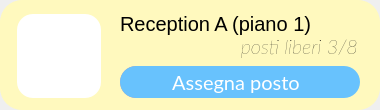
<?xml version="1.0" encoding="UTF-8"?>
<ui version="4.0">
 <class>Form</class>
 <widget class="QWidget" name="Form">
  <property name="geometry">
   <rect>
    <x>0</x>
    <y>0</y>
    <width>380</width>
    <height>110</height>
   </rect>
  </property>
  <property name="minimumSize">
   <size>
    <width>380</width>
    <height>110</height>
   </size>
  </property>
  <property name="maximumSize">
   <size>
    <width>380</width>
    <height>110</height>
   </size>
  </property>
  <property name="windowTitle">
   <string>Form</string>
  </property>
  <widget class="QWidget" name="gestisciPostoWidget" native="true">
   <property name="geometry">
    <rect>
     <x>0</x>
     <y>0</y>
     <width>380</width>
     <height>110</height>
    </rect>
   </property>
   <property name="minimumSize">
    <size>
     <width>380</width>
     <height>110</height>
    </size>
   </property>
   <property name="maximumSize">
    <size>
     <width>380</width>
     <height>110</height>
    </size>
   </property>
   <property name="styleSheet">
    <string notr="true">border-radius: 22px;
background-color:#fff9be;
border-width:0px;</string>
   </property>
   <widget class="QPushButton" name="rimuoviButton">
    <property name="geometry">
     <rect>
      <x>120</x>
      <y>66</y>
      <width>112</width>
      <height>32</height>
     </rect>
    </property>
    <property name="font">
     <font>
      <family>Lato</family>
      <pointsize>13</pointsize>
      <weight>50</weight>
      <italic>false</italic>
      <bold>false</bold>
     </font>
    </property>
    <property name="cursor">
     <cursorShape>PointingHandCursor</cursorShape>
    </property>
    <property name="autoFillBackground">
     <bool>false</bool>
    </property>
    <property name="styleSheet">
     <string notr="true">QPushButton{
 background-color:#e39797;
 border-style: solid;
 border-radius:16px;
color: rgb(255, 255, 255);
	font: 13pt &quot;Lato&quot;;
}

QPushButton::hover{


	border-color : rgb(15, 138, 204);
	color: white;
border-width:0;
}

QPushButton::pressed{
	border-color:#e39797;
	border-width:2;
	background-color : white;
	color:rgb(104, 194, 253);
}
</string>
    </property>
    <property name="text">
     <string>Rimuovi</string>
    </property>
   </widget>
   <widget class="QLabel" name="iconLabel">
    <property name="geometry">
     <rect>
      <x>17</x>
      <y>14</y>
      <width>84</width>
      <height>84</height>
     </rect>
    </property>
    <property name="sizePolicy">
     <sizepolicy hsizetype="MinimumExpanding" vsizetype="MinimumExpanding">
      <horstretch>0</horstretch>
      <verstretch>0</verstretch>
     </sizepolicy>
    </property>
    <property name="minimumSize">
     <size>
      <width>84</width>
      <height>84</height>
     </size>
    </property>
    <property name="maximumSize">
     <size>
      <width>84</width>
      <height>84</height>
     </size>
    </property>
    <property name="styleSheet">
     <string notr="true">border-radius: 16px;
background-color: rgba(255, 255, 255, 255);</string>
    </property>
    <property name="text">
     <string/>
    </property>
    <property name="pixmap">
     <pixmap resource="res/res.qrc">:/icons/theater_comedy_FILL1_wght500_GRAD200_opsz48_risultato.png</pixmap>
    </property>
    <property name="scaledContents">
     <bool>true</bool>
    </property>
    <property name="alignment">
     <set>Qt::AlignCenter</set>
    </property>
    <property name="margin">
     <number>10</number>
    </property>
    <property name="indent">
     <number>10</number>
    </property>
   </widget>
   <widget class="QLabel" name="titoloLabel">
    <property name="geometry">
     <rect>
      <x>120</x>
      <y>8</y>
      <width>251</width>
      <height>31</height>
     </rect>
    </property>
    <property name="styleSheet">
     <string notr="true">font-size: 20px;
text-align: left;
background-color: rgba(255, 255, 255,0);
</string>
    </property>
    <property name="text">
     <string>Reception A (piano 1)</string>
    </property>
    <property name="alignment">
     <set>Qt::AlignLeading|Qt::AlignLeft|Qt::AlignVCenter</set>
    </property>
   </widget>
   <widget class="QLabel" name="postiLiberiLabel">
    <property name="geometry">
     <rect>
      <x>117</x>
      <y>31</y>
      <width>241</width>
      <height>31</height>
     </rect>
    </property>
    <property name="font">
     <font>
      <family>Lato</family>
      <pointsize>14</pointsize>
      <weight>3</weight>
      <italic>true</italic>
      <bold>false</bold>
     </font>
    </property>
    <property name="styleSheet">
     <string notr="true">font-size: 20px;
text-align: left;
background-color: rgba(255, 255, 255,0);
font: 25 italic 14pt &quot;Lato&quot;;	</string>
    </property>
    <property name="text">
     <string>posti liberi 3/8</string>
    </property>
    <property name="alignment">
     <set>Qt::AlignRight|Qt::AlignTrailing|Qt::AlignVCenter</set>
    </property>
   </widget>
   <widget class="QPushButton" name="modificaButton">
    <property name="geometry">
     <rect>
      <x>248</x>
      <y>66</y>
      <width>112</width>
      <height>32</height>
     </rect>
    </property>
    <property name="font">
     <font>
      <family>Lato</family>
      <pointsize>13</pointsize>
      <weight>50</weight>
      <italic>false</italic>
      <bold>false</bold>
     </font>
    </property>
    <property name="cursor">
     <cursorShape>PointingHandCursor</cursorShape>
    </property>
    <property name="autoFillBackground">
     <bool>false</bool>
    </property>
    <property name="styleSheet">
     <string notr="true">QPushButton{
 background-color:rgb(104, 194, 253);
 border-style: solid;
 border-radius:16px;
color: rgb(255, 255, 255);
	font: 13pt &quot;Lato&quot;;
}

QPushButton::hover{


	border-color : rgb(15, 138, 204);
	color: white;
border-width:0;
}

QPushButton::pressed{
	border-color:rgb(104, 194, 253);
	border-width:2;
	background-color : white;
	color:rgb(104, 194, 253);
}
</string>
    </property>
    <property name="text">
     <string>Modifica</string>
    </property>
   </widget>
   <widget class="QPushButton" name="assegnaButton">
    <property name="geometry">
     <rect>
      <x>120</x>
      <y>66</y>
      <width>232</width>
      <height>32</height>
     </rect>
    </property>
    <property name="font">
     <font>
      <family>Lato</family>
      <pointsize>15</pointsize>
      <weight>50</weight>
      <italic>false</italic>
      <bold>false</bold>
     </font>
    </property>
    <property name="cursor">
     <cursorShape>PointingHandCursor</cursorShape>
    </property>
    <property name="autoFillBackground">
     <bool>false</bool>
    </property>
    <property name="styleSheet">
     <string notr="true">QPushButton{
 background-color:rgb(104, 194, 253);
 border-style: solid;
 border-radius:16px;
color: rgb(255, 255, 255);
	font: 15pt &quot;Lato&quot;;
}

QPushButton::hover{


	border-color : rgb(15, 138, 204);
	color: white;
border-width:0;
}

QPushButton::pressed{
	border-color:rgb(104, 194, 253);
	border-width:2;
	background-color : white;
	color:rgb(104, 194, 253);
}
</string>
    </property>
    <property name="text">
     <string>Assegna posto</string>
    </property>
   </widget>
  </widget>
 </widget>
 <resources>
  <include location="res/res.qrc"/>
 </resources>
 <connections/>
</ui>
